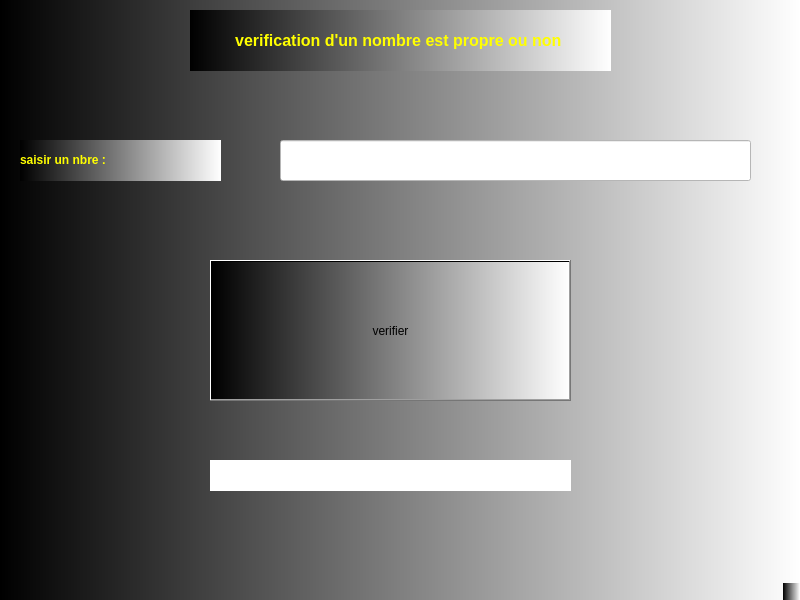
<?xml version="1.0" encoding="UTF-8"?>
<ui version="4.0">
 <class>MainWindow</class>
 <widget class="QMainWindow" name="MainWindow">
  <property name="geometry">
   <rect>
    <x>0</x>
    <y>0</y>
    <width>800</width>
    <height>600</height>
   </rect>
  </property>
  <property name="windowTitle">
   <string>MainWindow</string>
  </property>
  <property name="styleSheet">
   <string notr="true">background-color: qlineargradient(spread:pad, x1:0, y1:0, x2:1, y2:0, stop:0 rgba(0, 0, 0, 255), stop:1 rgba(255, 255, 255, 255));</string>
  </property>
  <widget class="QWidget" name="centralwidget">
   <widget class="QLabel" name="label">
    <property name="geometry">
     <rect>
      <x>190</x>
      <y>10</y>
      <width>421</width>
      <height>61</height>
     </rect>
    </property>
    <property name="text">
     <string>&lt;html&gt;&lt;head/&gt;&lt;body&gt;&lt;p align=&quot;center&quot;&gt;&lt;span style=&quot; font-size:12pt; font-weight:600; color:#ffff00;&quot;&gt;verification d'un nombre est propre ou non &lt;/span&gt;&lt;/p&gt;&lt;/body&gt;&lt;/html&gt;</string>
    </property>
   </widget>
   <widget class="QLabel" name="label_2">
    <property name="geometry">
     <rect>
      <x>20</x>
      <y>140</y>
      <width>201</width>
      <height>41</height>
     </rect>
    </property>
    <property name="text">
     <string>&lt;html&gt;&lt;head/&gt;&lt;body&gt;&lt;p&gt;&lt;span style=&quot; font-size:9pt; font-weight:600; color:#ffff00;&quot;&gt;saisir un nbre :&lt;/span&gt;&lt;/p&gt;&lt;/body&gt;&lt;/html&gt;</string>
    </property>
   </widget>
   <widget class="QLineEdit" name="nbre">
    <property name="geometry">
     <rect>
      <x>280</x>
      <y>140</y>
      <width>471</width>
      <height>41</height>
     </rect>
    </property>
    <property name="styleSheet">
     <string notr="true">background-color: rgb(255, 255, 255);</string>
    </property>
   </widget>
   <widget class="QPushButton" name="verifier">
    <property name="geometry">
     <rect>
      <x>210</x>
      <y>260</y>
      <width>361</width>
      <height>141</height>
     </rect>
    </property>
    <property name="text">
     <string>verifier</string>
    </property>
   </widget>
   <widget class="QLabel" name="msg">
    <property name="geometry">
     <rect>
      <x>210</x>
      <y>460</y>
      <width>361</width>
      <height>31</height>
     </rect>
    </property>
    <property name="styleSheet">
     <string notr="true">
background-color: rgb(255, 255, 255);</string>
    </property>
    <property name="text">
     <string>&lt;html&gt;&lt;head/&gt;&lt;body&gt;&lt;p&gt;&lt;br/&gt;&lt;/p&gt;&lt;/body&gt;&lt;/html&gt;</string>
    </property>
   </widget>
  </widget>
  <widget class="QMenuBar" name="menubar">
   <property name="geometry">
    <rect>
     <x>0</x>
     <y>0</y>
     <width>800</width>
     <height>21</height>
    </rect>
   </property>
  </widget>
  <widget class="QStatusBar" name="statusbar"/>
 </widget>
 <resources/>
 <connections/>
</ui>
